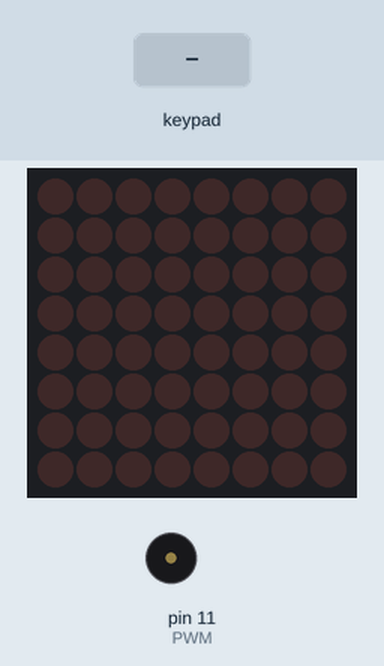
Simulated run of this sketch. Board: Arduino Mega 2560, built with avr-gcc and run on an emulated ATmega2560. Parts: 8×8 LED matrix, buzzer (waves = sounding). The inputs (shaded band) are chosen by the test bench. What the sketch prints to the serial monitor is not drawn.

Above: at 1.2 s.
1.3 s: keypad keys 9 8 7 6 D pressed 0.4 s apart
At 4.1 s:
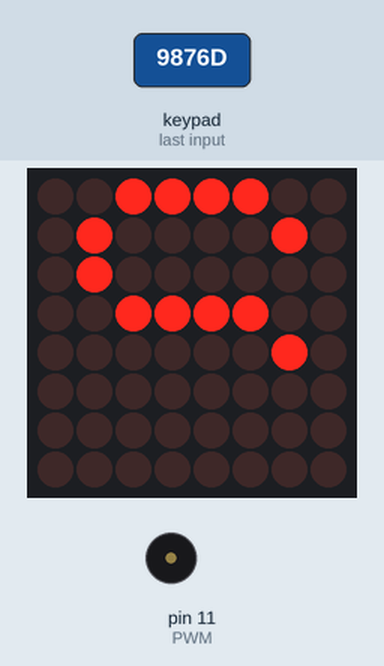
4.8 s: key '1' pressed
At 5.8 s:
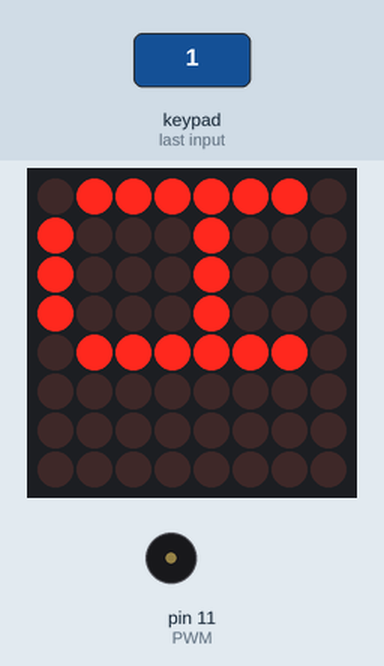
6.9 s: key 'B' pressed
At 8.0 s:
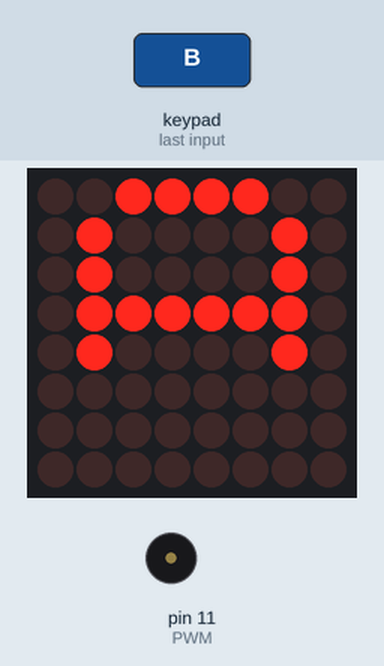
8.9 s: keypad keys 9 8 7 6 # pressed 0.4 s apart
At 9.2 s:
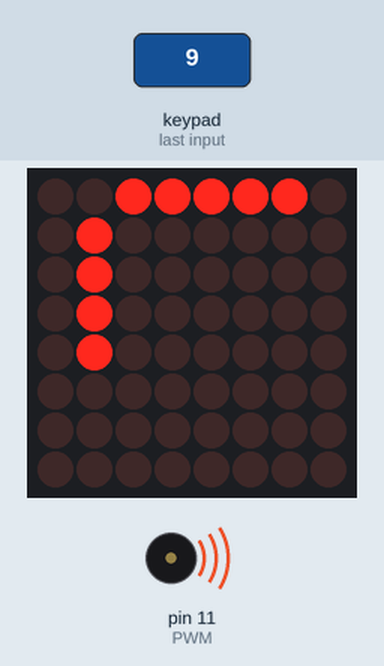
Timing chart, 0 to 14.3 s (numbered marks = the images above; inputs shaded):
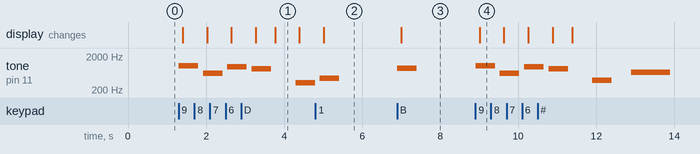

The sketch:

keypadnoise.ino
```cpp
/*Purpose: the purpose of this project is to show my understanding of wiring and how to implement code to produce a musical instrument.
 * Description: This musical instrument is composed of a keypad, a buzzer, and a LED matrix display. When you press a button on the keypad a certain note appears.
When that button is pressed a letter will appear. the letter represents what note is being played.
 */
/* to get a specific button to play a specific note i needed the command if(customkey == '') and to find that command iused http://www.electricalelibrary.com/en/2018/08/26/arduino-tutorial-part-9-music-and-keypad/ as my
 source
 To get theletters for the matrix to appear i used https://gist.github.com/bramus/e33ad8b8e4c51eedf330 by bramus on github.com
 */

//From the arduino cd example for keypad
/* @file CustomKeypad.pde
|| @version 1.0
|| @author Alexander Brevig
|| @contact alexanderbrevig@gmail.com
||
|| @description
|| | Demonstrates changing the keypad size and key values.
|| #
*/
const int PWM = 11;// this is from buzzerpassivetest example and the port to plug it in
#include <Keypad.h> //library for keypad
#include "LedControl.h" //library for LED matrix

LedControl lc=LedControl(23,25,27); //these are the pins used for LED matrix

/* we always wait a bit between updates of the display so there will be a delay between the displays */
unsigned long delaytime1=500;
unsigned long delaytime2=50;


const byte ROWS = 4; //four rows
const byte COLS = 4; //four columns
//define the cymbols on the buttons of the keypads
char hexaKeys[ROWS][COLS] = {
  {'1','2','3','A'},
  {'4','5','6','B'},
  {'7','8','9','C'},
  {'*','0','#','D'}
};
byte rowPins[ROWS] = {9, 8, 7, 6}; //connect to the row pinouts of the keypad
byte colPins[COLS] = {5, 4, 3, 2}; //connect to the column pinouts of the keypad

//initialize an instance of class NewKeypad
Keypad customKeypad = Keypad( makeKeymap(hexaKeys), rowPins, colPins, ROWS, COLS);

void setup(){
  Serial.begin(9600);

  //for LED matrix
   lc.shutdown(0,false);
  /* Set the brightness to a medium values */
  lc.setIntensity(0,8);
  /* and clear the display */
  lc.clearDisplay(0);
}
//writes the letter on matrix
void writeArduinoOnMatrix() {
  /* here is the data for the characters */
  //displays a
  byte a[5]={B01111110,B10001000,B10001000,B10001000,B01111110};
  lc.setRow(0,0,a[0]);
  lc.setRow(0,1,a[1]);
  lc.setRow(0,2,a[2]);
  lc.setRow(0,3,a[3]);
  lc.setRow(0,4,a[4]);
  delay(delaytime1);
  }
void writeArduinoMatrix2(){
  //displays c
byte c[8]={B00111110,B01000000,B01000000,B01000000,B01000000,B01000000,B01000000,B00111110};
  lc.setRow(0,0,c[0]);
  lc.setRow(0,1,c[1]);
  lc.setRow(0,2,c[2]);
  lc.setRow(0,3,c[3]);
  lc.setRow(0,4,c[4]);
  delay(delaytime1);
  }
void writeArduinoMatrix3(){
  //displays cs for c#
byte c[8]={B00111110,B01000000,B01000000,B01000000,B01000000,B01000000,B01000000,B00111110};
byte s[8]={B00111100,B01000010,B01000000,B00111100,B00000010,B00000010,B01000010,B00111100};
  lc.setRow(0,0,c[0]);
  lc.setRow(0,1,c[1]);
  lc.setRow(0,2,c[2]);
  lc.setRow(0,3,c[3]);
  lc.setRow(0,4,c[4]);
  delay(delaytime1);
  lc.setRow(0,0,s[0]);
  lc.setRow(0,1,s[1]);
  lc.setRow(0,2,s[2]);
  lc.setRow(0,3,s[3]);
  lc.setRow(0,4,s[4]);
  delay(delaytime1);
  }
void writeArduinoMatrix4(){
  //displays d
byte d[8]={B01111100,B01000010,B01000010,B01000010,B01000010,B01000010,B01000010,B01111100};
  lc.setRow(0,0,d[0]);
  lc.setRow(0,1,d[1]);
  lc.setRow(0,2,d[2]);
  lc.setRow(0,3,d[3]);
  lc.setRow(0,4,d[4]);
  delay(delaytime1);
  }
  void writeArduinoMatrix5(){
  //displays e
 byte e[8]={B01111110,B01000000,B01000000,B01111000,B01000000,B01000000,B01000000,B01111110};
  lc.setRow(0,0,e[0]);
  lc.setRow(0,1,e[1]);
  lc.setRow(0,2,e[2]);
  lc.setRow(0,3,e[3]);
  lc.setRow(0,4,e[4]);
  delay(delaytime1);
  }
  void writeArduinoMatrix6(){
  //displays g#
  byte g[8]={B00111100,B01000010,B01000010,B01000000,B01001110,B01000010,B01000010,B00111100};
  byte s[8]={B00111100,B01000010,B01000000,B00111100,B00000010,B00000010,B01000010,B00111100};
  lc.setRow(0,0,g[0]);
  lc.setRow(0,1,g[1]);
  lc.setRow(0,2,g[2]);
  lc.setRow(0,3,g[3]);
  lc.setRow(0,4,g[4]);
  delay(delaytime1);
  lc.setRow(0,0,s[0]);
  lc.setRow(0,1,s[1]);
  lc.setRow(0,2,s[2]);
  lc.setRow(0,3,s[3]);
  lc.setRow(0,4,s[4]);
  delay(delaytime1);
  }
void writeArduinoMatrix7(){
  //displays b
 byte b[8]={B01111100,B01000010,B01000010,B01111100,B01000010,B01000010,B01000010,B01111100};
  lc.setRow(0,0,b[0]);
  lc.setRow(0,1,b[1]);
  lc.setRow(0,2,b[2]);
  lc.setRow(0,3,b[3]);
  lc.setRow(0,4,b[4]);
  delay(delaytime1);
  }
  void writeArduinoMatrix8(){
  //displays d#
 byte d[8]={B01111100,B01000010,B01000010,B01000010,B01000010,B01000010,B01000010,B01111100};
  lc.setRow(0,0,d[0]);
  lc.setRow(0,1,d[1]);
  lc.setRow(0,2,d[2]);
  lc.setRow(0,3,d[3]);
  lc.setRow(0,4,d[4]);
  delay(delaytime1);
  }
  void writeArduinoMatrix9(){
  //displays c
 byte c[8]={B00111110,B01000000,B01000000,B01000000,B01000000,B01000000,B01000000,B00111110};
  lc.setRow(0,0,c[0]);
  lc.setRow(0,1,c[1]);
  lc.setRow(0,2,c[2]);
  lc.setRow(0,3,c[3]);
  lc.setRow(0,4,c[4]);
  delay(delaytime1);
  }
  void writeArduinoMatrix0(){
  //displays F
 byte f[8]={B01111110,B01000000,B01000000,B01111000,B01000000,B01000000,B01000000,B01000000};
  lc.setRow(0,0,f[0]);
  lc.setRow(0,1,f[1]);
  lc.setRow(0,2,f[2]);
  lc.setRow(0,3,f[3]);
  lc.setRow(0,4,f[4]);
  delay(delaytime1);
  }
  void writeArduinoMatrixA(){
  //displays g#3
  byte g[8]={B00111100,B01000010,B01000010,B01000000,B01001110,B01000010,B01000010,B00111100};
  byte s[8]={B00111100,B01000010,B01000000,B00111100,B00000010,B00000010,B01000010,B00111100};
  lc.setRow(0,0,g[0]);
  lc.setRow(0,1,g[1]);
  lc.setRow(0,2,g[2]);
  lc.setRow(0,3,g[3]);
  lc.setRow(0,4,g[4]);
  delay(delaytime1);
  lc.setRow(0,0,s[0]);
  lc.setRow(0,1,s[1]);
  lc.setRow(0,2,s[2]);
  lc.setRow(0,3,s[3]);
  lc.setRow(0,4,s[4]);
  delay(delaytime1);
  }
  void writeArduinoMatrixB(){
  //displays A
 byte a[8]={B00111100,B01000010,B01000010,B01111110,B01000010,B01000010,B01000010,B01000010};
  lc.setRow(0,0,a[0]);
  lc.setRow(0,1,a[1]);
  lc.setRow(0,2,a[2]);
  lc.setRow(0,3,a[3]);
  lc.setRow(0,4,a[4]);
  delay(delaytime1);
  }
  void writeArduinoMatrixC(){
  //displays F#
 byte f[8]={B01111110,B01000000,B01000000,B01111000,B01000000,B01000000,B01000000,B01000000};
  lc.setRow(0,0,f[0]);
  lc.setRow(0,1,f[1]);
  lc.setRow(0,2,f[2]);
  lc.setRow(0,3,f[3]);
  lc.setRow(0,4,f[4]);
  delay(delaytime1);
  }
  void writeArduinoMatrixD(){
  //displays E3
 byte e[8]={B01111110,B01000000,B01000000,B01111000,B01000000,B01000000,B01000000,B01111110};
  lc.setRow(0,0,e[0]);
  lc.setRow(0,1,e[1]);
  lc.setRow(0,2,e[2]);
  lc.setRow(0,3,e[3]);
  lc.setRow(0,4,e[4]);
  delay(delaytime1);
  }
void loop(){

  //in this program only the numbers play music notes and the symbols * and # play a variety of notes
  char customKey = customKeypad.getKey();
  Serial.print(customKey);
    if(customKey == '1'){ //this allows a ceratin note to be played for a specific button...in this case its button 1
      tone (PWM,440,500); // music note A
  delay(100);
  writeArduinoOnMatrix();
  }
      if(customKey == '2'){
      tone (PWM,261.63,500); //music note C3
  delay(100);
  writeArduinoMatrix2();
  }
   if(customKey == '3'){
      tone (PWM,277.18,500); //music note C#3
  delay(100);
  writeArduinoMatrix3();
   }
   if(customKey == '4'){  //music note D3
      tone (PWM,293.66,500);
  delay(100);
  writeArduinoMatrix4();
   }
   if(customKey == '5'){   //music note E4
      tone (PWM,659.26,500);
  delay(100);
  writeArduinoMatrix5();
   }
   if(customKey == '6'){   //music note G#
      tone (PWM,830.61,500);
  delay(100);
  writeArduinoMatrix6();
   }
   if(customKey == '7'){   //music note B5
      tone (PWM,982.08,500);
  delay(100);
  writeArduinoMatrix7();
   }
   if(customKey == '8'){   //music note D#
      tone (PWM,618.67,500);
  delay(100);
  writeArduinoMatrix8();
   }
   if(customKey == '9'){   //music note C5
      tone (PWM,1046.50,500);
  delay(100);
  writeArduinoMatrix9();
   }
   if(customKey == '0'){   //music note F4
      tone (PWM,698.46,500);
  delay(100);
  writeArduinoMatrix0();
   }
   if(customKey == '*'){
      tone (PWM,1046.50,500);
  delay(100);
      tone (PWM,618.67,500);
  delay(100);
      tone (PWM,982.08,500);
  delay(100);
   }
   if(customKey == 'A'){   //music note G#3
      tone (PWM,415.30,500);
  delay(100);
  writeArduinoMatrixA();
   }
   if(customKey == 'B'){   //music note A
      tone (PWM,880,500);
  delay(100);
  writeArduinoMatrixB();
   }
   if(customKey == 'C'){   //music note F# 4
      tone (PWM,739.99,500);
  delay(100);
  writeArduinoMatrixC();
   }
   if(customKey == 'D'){   //music note E3
    tone (PWM,329.63,500);
  delay(100);
  writeArduinoMatrixD();
   }
   if(customKey == '#'){  //this is an unfinished Jesus loves me
      tone (PWM,392,500);
  delay(1000);
      tone (PWM,659.26,500);
  delay(500);
      tone (PWM,659.26,500);
  delay(1000);
      tone (PWM,587.33,500); //bttn 9
  delay(500);
      tone (PWM,329.63,500); //bttn 8
  delay(1000);
      tone (PWM,659.26,500); //bttn 7
  delay(500);
      tone (PWM,392,500); //bttn 9
  delay(1000);
      tone (PWM,440,500); //bttn 8
  delay(500);
      tone (PWM,440,500); //bttn 7
  delay(1000);
      tone (PWM,523.25,500); //bttn 9
  delay(500);
      tone (PWM,440,500); //bttn 8
  delay(1000);
   }
}
```

Measured:
- after the input at 1.3 s, tone on pin 11 (PWM): plays 1046 Hz for 0.50 s, 618 Hz for 0.50 s, 982 Hz for 0.50 s, 830 Hz for 0.50 s, 329 Hz for 0.50 s, starting at once; the display: first changes after 0.10 s (image 1 shows a later state)
- after the input at 4.8 s, tone on pin 11 (PWM): silent → 440 Hz after 0.12 s, → silent 0.50 s later; the display: changes after 0.22 s (image 2)
- after the input at 6.9 s, tone on pin 11 (PWM): silent → 880 Hz at once, → silent 0.50 s later; the display: changes after 0.10 s (image 3)
- after the input at 8.9 s, tone on pin 11 (PWM): plays 1046 Hz for 0.50 s, 618 Hz for 0.50 s, 982 Hz for 0.50 s, 830 Hz for 0.50 s, 392 Hz for 0.50 s, 659 Hz for 1.0 s, starting at once; the display: changes after 0.11 s (image 4)
- what the display in image 1 shows lasts 0.6 s, from 3.8 s to 4.4 s
